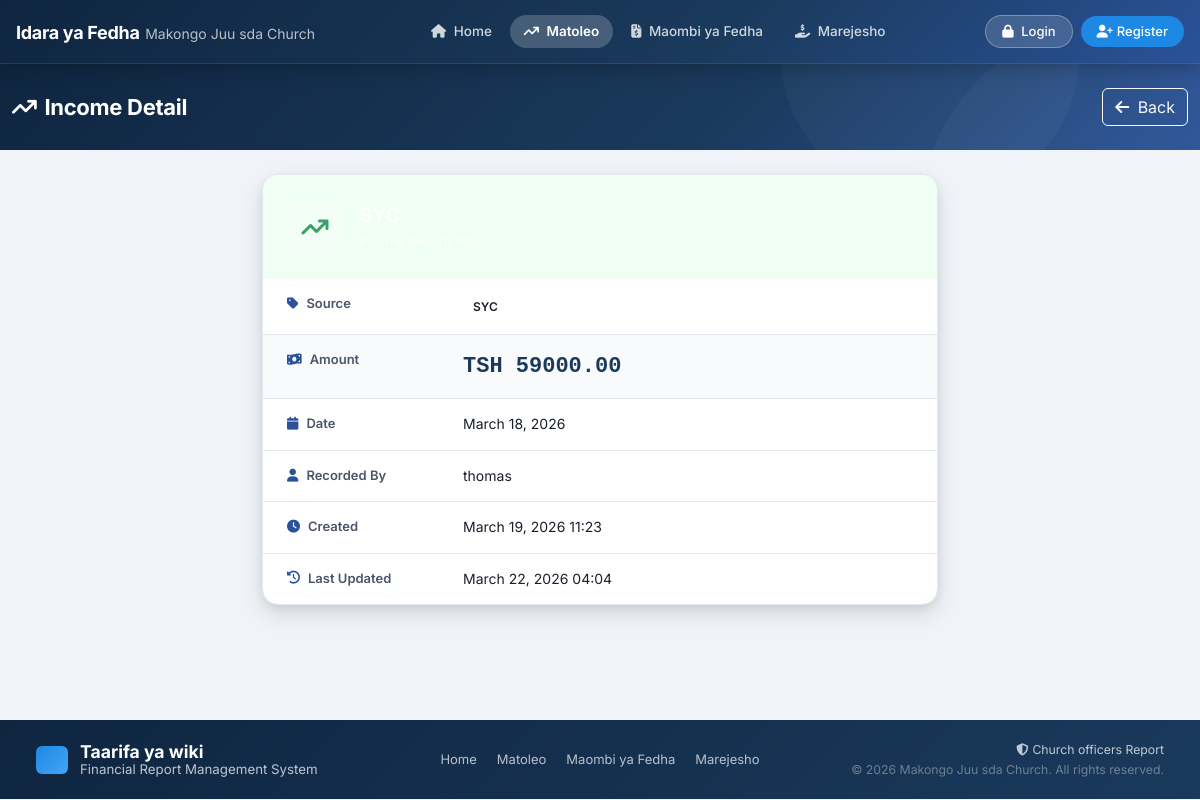
Screenshot of /income/8/detail/ with the database file from the repository.
### dashboard/models.py (models this page shows, shortened)
class Income(models.Model):
    source = models.CharField(max_length=20, choices=INCOME_SOURCE_CHOICES, default='other')
    source_name = models.CharField(max_length=200, blank=True, help_text="Custom source name for 'Other' income")
    amount = models.DecimalField(max_digits=20, decimal_places=2)
    date = models.DateField(default=timezone.now)
    description = models.TextField(blank=True)
    department = models.CharField(max_length=50, choices=DEPARTMENT_CHOICES, blank=True)
    created_by = models.ForeignKey(User, on_delete=models.SET_NULL, null=True, blank=True, related_name='incomes')
    created_at = models.DateTimeField(auto_now_add=True)
    updated_at = models.DateTimeField(auto_now=True)
    class Meta:
        ordering = ['-date', '-created_at']
    def get_display_name(self):
        if self.source_name:
            return self.source_name
        return self.get_source_display()

### dashboard/views.py (the view)
# urls.py: path('income/<int:pk>/detail/', views.income_detail, name='income_detail'),
def income_detail(request, pk):
    income = get_object_or_404(Income, pk=pk)
    return render(request, 'dashboard/income_detail.html', {'income': income, 'active_tab': 'income'})

### templates/dashboard/income_detail.html (shortened to what this page needs)
{% extends 'base.html' %}
{% load static %}
{% block content %}
<div class="page-wrapper">
    <div class="page-header">
        <div class="container-fluid">
            <div class="row align-items-center">
                <div class="col">
                    <h1 class="page-title"><i class="fas fa-arrow-trend-up me-2"></i>Income Detail</h1>
                </div>
                <div class="col-auto d-flex gap-2">
                    <a href="{% url 'income' %}" class="btn btn-outline-light">
                        <i class="fas fa-arrow-left me-1"></i> Back
                    </a>
                </div>
            </div>
        </div>
    </div>
    <div class="container-fluid py-4">
        <div class="row justify-content-center">
            <div class="col-lg-7">
                <div class="detail-card">
                    <div class="detail-card-header income-bg">
                        <div class="detail-icon"><i class="fas fa-arrow-trend-up"></i></div>
                        <div>
                            <h4>{{ income.get_display_name }}</h4>
                            <p>Income Record #{{ income.pk }}</p>
                        </div>
                    </div>
                    <div class="detail-card-body">
                        <div class="detail-row">
                            <span class="detail-label"><i class="fas fa-tag me-2"></i>Source</span>
                            <span class="detail-value">
                                <span class="source-badge">{{ income.get_display_name }}</span>
                            </span>
                        </div>
                        <div class="detail-row highlight">
                            <span class="detail-label"><i class="fas fa-money-bill-wave me-2"></i>Amount</span>
                            <span class="detail-value amount-large">TSH {{ income.amount|floatformat:2 }}</span>
                        </div>
                        <div class="detail-row">
                            <span class="detail-label"><i class="fas fa-calendar me-2"></i>Date</span>
                            <span class="detail-value">{{ income.date|date:"F d, Y" }}</span>
                        </div>
                        <div class="detail-row">
                            <span class="detail-label"><i class="fas fa-user me-2"></i>Recorded By</span>
                            <span class="detail-value">{{ income.created_by.get_full_name|default:income.created_by.username|default:"System" }}</span>
                        </div>
                        <div class="detail-row">
                            <span class="detail-label"><i class="fas fa-clock me-2"></i>Created</span>
                            <span class="detail-value">{{ income.created_at|date:"F d, Y H:i" }}</span>
                        </div>
                        {% if income.updated_at != income.created_at %}
                        <div class="detail-row">
                            <span class="detail-label"><i class="fas fa-history me-2"></i>Last Updated</span>
                            <span class="detail-value">{{ income.updated_at|date:"F d, Y H:i" }}</span>
                        </div>
                        {% endif %}
                    </div>
                </div>
            </div>
        </div>
    </div>
</div>
{% endblock %}

### static/css/dashboard.css (style rules this page uses)
:root { --primary: #1a3a5c; --primary-dark: #0f2540; --primary-light: #2a5298; --primary-lighter: #3a6bc4; --accent: #1e88e5; --accent-light: #42a5f5; --white: #ffffff; --off-white: #f8fafc; --light-bg: #f0f4f8; --border: #e2e8f0; --text-dark: #1a202c; --text-medium: #4a5568; --text-light: #718096; --success: #38a169; --success-light: #c6f6d5; --warning: #d69e2e; --warning-light: #fefcbf; --danger: #e53e3e; --danger-light: #fed7d7; --pending: #805ad5; --pending-light: #e9d8fd; --shadow-sm: 0 1px 3px rgba(0,0,0,0.08), 0 1px 2px rgba(0,0,0,0.06); --shadow: 0 4px 6px rgba(0,0,0,0.07), 0 2px 4px rgba(0,0,0,0.06); --shadow-lg: 0 10px 25px rgba(0,0,0,0.1), 0 4px 10px rgba(0,0,0,0.08); --shadow-xl: 0 20px 40px rgba(0,0,0,0.15); --radius-sm: 8px; --radius: 12px; --radius-lg: 16px; --radius-xl: 24px; --radius-full: 9999px; --transition: all 0.2s ease; }
*, *::before, *::after { box-sizing: border-box; }
body { font-family: 'Inter', -apple-system, BlinkMacSystemFont, sans-serif; background: var(--light-bg); color: var(--text-dark); line-height: 1.6; font-size: 14px; padding-top: 64px; }
.page-wrapper { min-height: calc(100vh - 144px); }
.page-header { background: linear-gradient(135deg, var(--primary-dark) 0%, var(--primary) 60%, var(--primary-light) 100%); padding: 24px 0; color: white; position: relative; overflow: hidden; }
.page-header::before { content: ''; position: absolute; top: -50%; right: -10%; width: 400px; height: 400px; background: rgba(255,255,255,0.03); border-radius: 50%; }
.page-header::after { content: ''; position: absolute; bottom: -60%; right: 10%; width: 300px; height: 300px; background: rgba(255,255,255,0.03); border-radius: 50%; }
.page-title { font-size: 22px; font-weight: 700; color: white; margin: 0; letter-spacing: -0.3px; }
.source-badge { display: inline-flex; align-items: center; padding: 4px 10px; border-radius: var(--radius-full); font-size: 12px; font-weight: 600; }
.income-bg { background: #f0fff4; color: #38a169; }
.income-bg i { color: #38a169; }
.detail-card { background: var(--white); border-radius: var(--radius-lg); box-shadow: var(--shadow-lg); overflow: hidden; border: 1px solid var(--border); }
.detail-card-header { padding: 24px; color: white; display: flex; align-items: center; gap: 16px; }
.detail-icon { width: 56px; height: 56px; background: rgba(255,255,255,0.2); border-radius: var(--radius); display: flex; align-items: center; justify-content: center; font-size: 24px; }
.detail-card-header h4 { font-size: 20px; font-weight: 700; margin: 0 0 4px; }
.detail-card-header p { font-size: 13px; color: rgba(255,255,255,0.75); margin: 0; }
.detail-card-body { padding: 0; }
.detail-row { display: flex; align-items: flex-start; padding: 14px 24px; border-bottom: 1px solid var(--border); gap: 16px; }
.detail-row:last-child { border-bottom: none; }
.detail-row.highlight { background: #f8fafc; }
.detail-label { font-size: 13px; font-weight: 600; color: var(--text-medium); min-width: 160px; display: flex; align-items: center; }
.detail-label i { color: var(--primary-light); }
.detail-value { font-size: 14px; color: var(--text-dark); flex: 1; }
.amount-large { font-size: 22px; font-weight: 700; color: var(--primary); font-family: 'Courier New', monospace; }

### rows the page displays
Income: get_display_name "SYC", amount "59000.00", date "March 18, 2026", created_by.get_full_name "thomas", created_at "March 19, 2026 11:23", updated_at "March 22, 2026 04:04"
